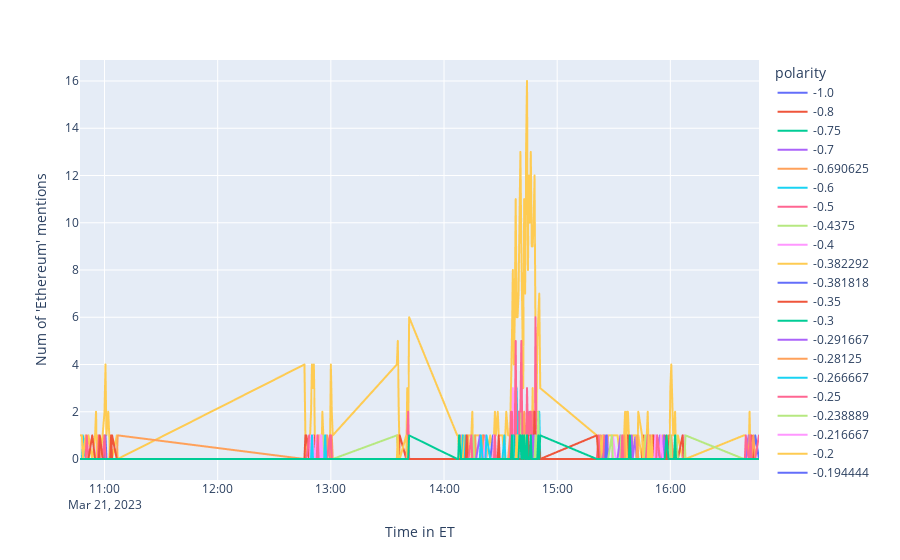

The code cell stored with this chart in its notebook:
### Code cell
#CLEAN AND TRANSFORM DATA TO ENABLE TIME SERIES
result=df.groupby(
    [pd.Grouper(key='created_at',freq='30s'),'polarity']).count().unstack(fill_value=0).stack().reset_index()
result=result.rename(columns=
                     {"id_str":"Num of '{}' mentions".format("Ethereum"),"created_at":"Time in ET"})
time_series=result["Time in ET"][result['polarity']==0].reset_index(drop=True)

fig=px.line(result,x='Time in ET',
            y="Num of '{}' mentions".format("Ethereum"),color='polarity')
fig.show()
